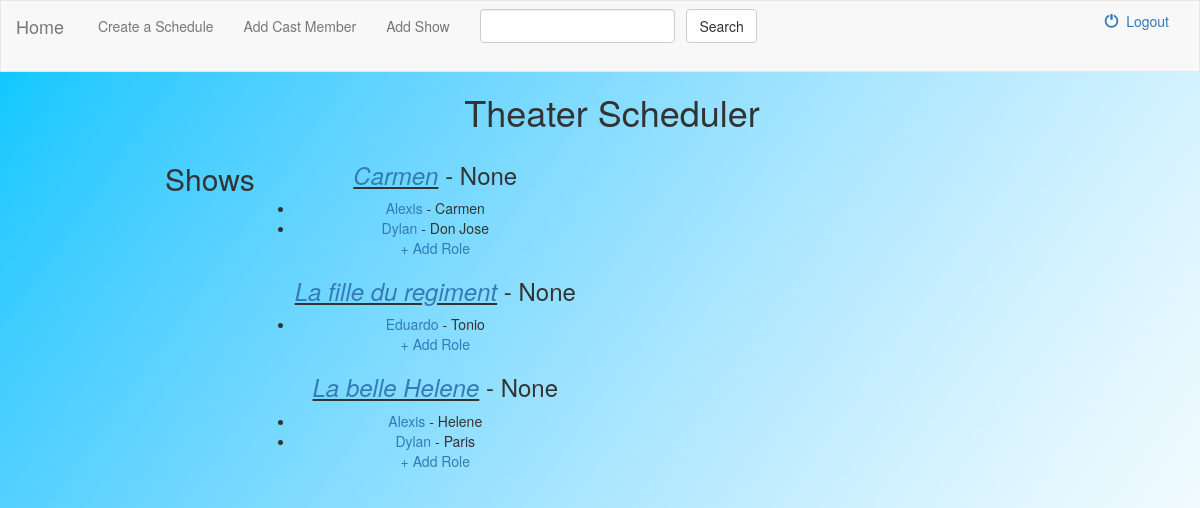
The app's page /getdata/home/, older data.
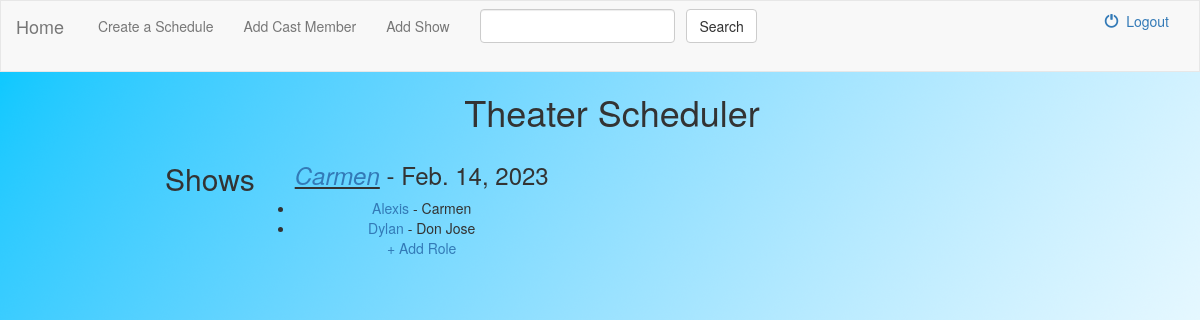
The same page, newer data.
### getdata/models.py (models this page shows, shortened)
class Shows(models.Model):
    title = models.CharField(max_length=128, unique=True, null=False)
    rehearsal_start = models.DateField(null=False)
    show_open = models.DateField(null=False)
    director_id = models.ForeignKey(Performers, on_delete=models.SET_DEFAULT, default="")

class Roles(models.Model):
    name = models.CharField(max_length=128, null=False)
    show_id = models.ForeignKey(Shows, on_delete=models.CASCADE)
    performer_id = models.ForeignKey(Performers, on_delete=models.SET_DEFAULT, default="")

class Performers(models.Model):
    name = models.CharField(max_length=128, unique=True, null=False)
    email = models.CharField(max_length=128, unique=True, null=False)
    phone = models.CharField(max_length=10, unique=True, null=False)

### getdata/views.py (the view)
# urls.py: path('home/', views.HomeView.as_view(), name='home'),
class HomeView(generic.ListView):
    template_name = 'home.html'
    def get_queryset(self):
        return Shows.objects.all()

### getdata/templates/home.html (shortened to what this page needs)
{% extends 'base.html' %}
{% block body %}
<h1>Theater Scheduler</h1>
<div class="row" style="display: flex; margin-left: 2%;"><h2>Shows</h2>
{% if object_list.count > 0 %}
<ul>{% for show in object_list %}
        <div class="column" style="flex: 10%;"><h3><u><i><a href="{% url 'getdata:showinfo' show.id %}">{{ show.title }}</a></i></u>  - {{ show.show_open }}</h3>
        {% for role in show.roles_set.all %}
            <li><a href="{% url 'getdata:info' role.performer_id.id %}">{{ role.performer_id.name }}</a> - {{ role.name }}</li>
        {% endfor %}
        <a href="{% url 'getdata:role-add' %}">+ Add Role</a></div>
    {% endfor %}
</ul>
</div>
{% endif %}
{% endblock %}

Row changes from the older to the newer data that the page shows:
removed Shows: title "La fille du regiment", show_open "None"
removed Roles: performer_id.name "Eduardo", name "Tonio", shown under "La fille du regiment"
removed Shows: title "La belle Helene", show_open "None"
removed Roles: performer_id.name "Alexis", name "Helene", shown under "La belle Helene"
removed Roles: performer_id.name "Dylan", name "Paris", shown under "La belle Helene"
changed Shows "Carmen": show_open "None" → "Feb. 14, 2023"
